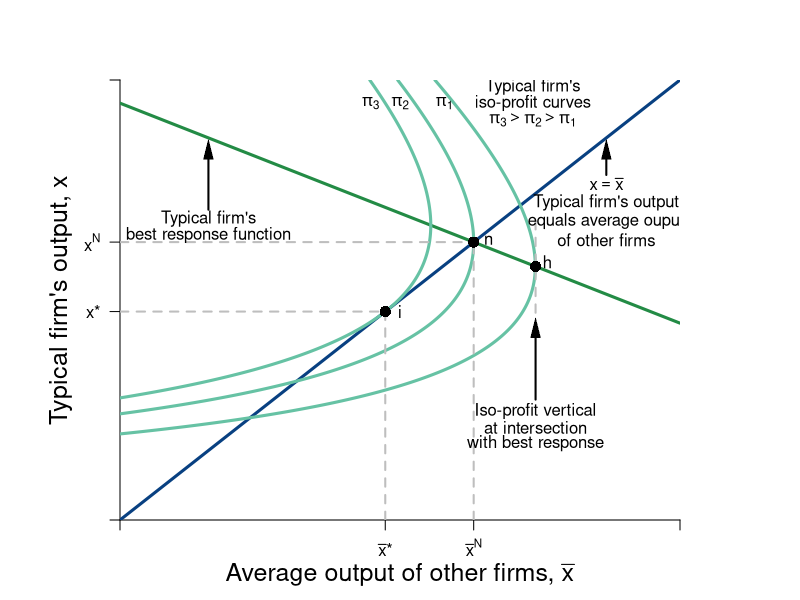

This figure's R source:
require(shape)
pdf(file = "competitionmarkets/competition_average_2.pdf", width = 9, height = 7)

#Set parameters for graphics
axislabelsize <- 1.5
graphlinewidth <- 3
segmentlinewidth <- 2

COL <- c("#7fc97f", "#beaed4", "#fdc086", "#ffff99", "#386cb0", "#f0027f", "#bf5b17", "#666666")
COLA <- c("#99d8c9","#66c2a4","#41ae76", "#238b45", "#005824")
COLB <- c("#4eb3d3", "#2b8cbe", "#0868ac","#084081")

par(mar =  c(4, 6, 4, 6))

piA <- function(xbar, x, s = 0.5, pmax = 20, c1 = 2, n = 2) {
  (pmax - s*(n - 1)*xbar)*x - s*(x)^2 - c1*x
}

brfA <- function(xbar, s = 0.5, pmax = 20, c1 = 2, n = 2) {
  (pmax - c1)/(2*s) - ((n-1)/(2))*xbar
}

Equal45 <- function(xbar, slope = 1){
  slope*xbar
}



xlims <- c(0, 19)
ylims <- c(0, 19)

npts <- 501 
x <- seq(xlims[1], xlims[2], length.out = npts)
y <- seq(ylims[1], ylims[2], length.out = npts) 
#a <- c(30, 35, 40)
a <- c(60, 72, 81)


plot(0, 0, xlim = xlims, ylim = ylims, type = "n",
     xlab = expression(paste("")),
     ylab = expression(paste("")), 
     xaxt = "n", 
     yaxt = "n", 
     cex.lab = axislabelsize, 
     bty = "n",
     xaxs="i", 
     yaxs="i")

# ticksy <- seq(from = 0, to = ylims[2], by = 2)
# ylabels <- seq(from = 0, to = ylims[2], by = 2)
# ticksx <- seq(from = 0, to = xlims[2], by = 2)
# xlabels <- seq(from = 0, to = xlims[2], by = 2)
ticksy <- c(0, 9, 12, ylims[2])
ylabels <- c(NA, expression(paste(x,"*")), expression(paste(x^N)), NA)
ticksx <- c(0, 9, 12, xlims[2])
xlabels <- c(NA, expression(paste(bar(x),"*")), expression(paste(bar(x)^{N})), NA)


axis(1, at = ticksx, pos = 0, labels = xlabels)
axis(2, at = ticksy, pos = 0, labels = ylabels, las = 1)

npts <- 500 
xx1 <- seq(xlims[1], xlims[2], length.out = npts)

lines(xx1, brfA(xx1, s = 0.5, pmax = 20, c1 = 2, n = 2), col = COLA[4], lwd = graphlinewidth)
lines(xx1, Equal45(xx1, slope = 1), col = COLB[4], lwd = graphlinewidth)

contour(x, y,
        outer(x, y, piA),
        #labels = c("v1", "v2", "v3"),
        drawlabels = FALSE,
        col = COLA[2],
        #xlab = expression(paste("A's Apples, ", x)),
        #ylab = expression(paste("A's Oranges, ", y)),
        #cex.lab = axislabelsize,
        lwd = graphlinewidth,
        levels = a,
        xaxs="i",
        yaxs="i",
        add = TRUE)

mtext(expression(paste("Average output of other firms, ", bar(x))), side=1, line = 2.5, cex = axislabelsize)
text(-2, 0.5*ylims[2], expression(paste("Typical firm's output, ", x)), xpd = TRUE, cex = axislabelsize, srt = 90) 




#Add arrows:
#arrows(-0.8, 10, -0.8, 14, xpd = TRUE, length=0.1,angle=40,lwd=3)
#arrows(6.2, -1.7, 9, -1.7, xpd = TRUE, length=0.1,angle=40,lwd=3)

# segments(0, 6, 6, 6, lty = 2, col = "gray" , lwd = segmentlinewidth)
# segments(6, 0, 6, 8, lty = 2, col = "gray" , lwd = segmentlinewidth)
# points(6, 6, pch = 16, col = "black", cex = 1.5)
# text(6.2, 6, expression(paste(n)))

segments(0, 9, 9, 9, lty = 2, col = "gray" , lwd = segmentlinewidth)
segments(9, 0, 9, 9, lty = 2, col = "gray" , lwd = segmentlinewidth)
points(9, 9, pch = 16, col = "black", cex = 1.5)
text(9.5, 9, expression(paste("i")))
#segments(0, 4, 7, 4, lty = 2, col = "gray" , lwd = segmentlinewidth)
segments(12, 0, 12, 12, lty = 2, col = "gray" , lwd = segmentlinewidth)
segments(0, 12, 12, 12, lty = 2, col = "gray" , lwd = segmentlinewidth)
points(12, 12, pch = 16, col = "black", cex = 1.5)
text(12.5, 12.1, expression(paste("n")))


text(14.5, brfA(xbar = 14.1) + 0.2, expression(paste("h")))
segments(14.1, brfA(xbar = 14.1) - 2, 14.1, brfA(xbar = 14.1) + 2, lty = 2, col = "gray" , lwd = segmentlinewidth)
points(14.1, brfA(xbar = 14.1), pch = 16, col = "black", cex = 1.5)

text(14.1, 4.7, expression(paste("Iso-profit vertical")))
text(14.1, 4, expression(paste("at intersection")))
text(14.1, 3.3, expression(paste("with best response")))
Arrows(14.1, 5.2, 14.1, 8.3, col = "black", lty = 1, lwd = 2, arr.type = "triangle", arr.lwd = 0.5)

Arrows(16.5, 14.9, 16.5, 16, col = "black", lty = 1, lwd = 2, arr.type = "triangle", arr.lwd = 0.5)
text(16.5, 14.5, expression(paste(x == bar(x))))
text(16.5, 13.7, expression(paste("Typical firm's output")))
text(16.5, 12.9, expression(paste("equals average ouput")))
text(16.5, 12.1, expression(paste("of other firms")))


text(3, 13, expression(paste("Typical firm's")))
text(3, 12.3, expression(paste("best response function")))
Arrows(3, 13.4, 3, 16, col = "black", lty = 1, lwd = 2, arr.type = "triangle", arr.lwd = 0.5)


#Label the iso-welfare functions for the HG, Aisha
text(11, 18, expression(pi[1]))
text(9.5, 18, expression(pi[2]))
text(8.5, 18, expression(pi[3]))

text(14, 18.7, expression("Typical firm's"))
text(14, 18, expression("iso-profit curves"))
text(14, 17.3, expression(paste(pi[3] > pi[2], phantom() > pi[1])))
#text(6.6, 8.3, expression(u[4]^A))

#Label the indifference curves for the HG, Betty
# text(8.9, 19, expression(pi[1]^B))
# text(7.9, 19, expression(pi[2]^B))
# text(7, 19, expression(pi[3]^B))
#text(3.4, 6.9, expression(v[4]^B))

# #Label Nash Equilibrium 
# segments(0, 12, 12, 12, lty = 2, col = "gray" , lwd = segmentlinewidth)
# segments(12, 0, 12, 12, lty = 2, col = "gray" , lwd = segmentlinewidth)



#B's brf
text(7, 30, expression(paste("A's best response")))
text(7, 29, expression(paste("function")))
Arrows(7, 28.2, 7, 23.5, col = "black", lty = 1, lwd = 2, arr.type = "triangle", arr.lwd = 0.5)


dev.off()
